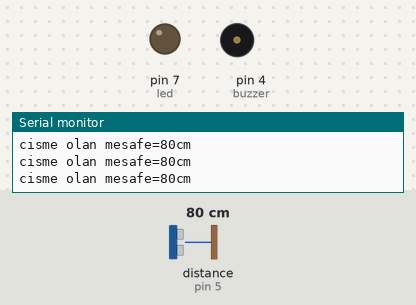
Simulated run of this sketch. Board: Arduino Uno, built with avr-gcc and run on an emulated ATmega328P. On the bench: output pins drawn as LEDs (lit = HIGH), buzzer (waves = sounding, pin HIGH), the last lines printed to the serial monitor. Wiring (inferred from the names in the program): ultrasonic range finder: trigger pin 6; echo pin 5. Dashed ring = blinking. The inputs (shaded band) are chosen by the test bench; at power-on: distance to the obstacle (sensor on pin 5) 80 cm. The echo pulse lasts 58.3 µs per cm; pins used as bus, display or sensor lines are not drawn.

Above: at 1.2 s.
1.3 s: distance to the obstacle (sensor on pin 5) set to 56 cm
4.3 s: distance to the obstacle (sensor on pin 5) set to 46 cm
At 4.8 s:
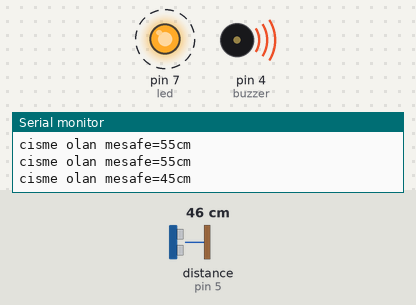
Timing chart, 0 to 13.3 s (numbered marks = the images above; inputs shaded):
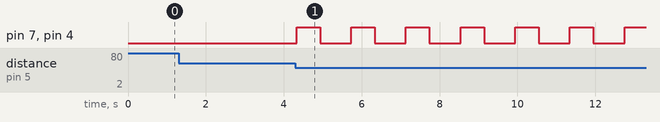

Measured:
- the behaviour switches between 52 and 51 cm on distance to the obstacle (sensor on pin 5) (found by bisection; images 0 and 1)
- after the input at 4.3 s, pin 7 (led), pin 4 (buzzer): alternates HIGH for 0.60 s and LOW for 0.80 s, starting at once

The sketch:

arac_geri_park_sensoru.ino
```cpp
int trig=6;
int echo=5;
int led=7;
int buzzer=4;
int sure;
int mesafe;// x(mesafe)= V(hız) x t(zaman)


void setup() {
pinMode(trig,OUTPUT);
pinMode(buzzer,OUTPUT);
pinMode(led,OUTPUT);
pinMode(echo,INPUT);
Serial.begin(9600);
}

void loop() {
digitalWrite(trig,HIGH);
delayMicroseconds(3);
digitalWrite(trig,LOW);
sure=pulseIn(echo,HIGH);
mesafe=(sure/2)/29.1;
Serial.print("cisme olan mesafe=");
Serial.print(mesafe);
Serial.println("cm");

if(mesafe<=50 && mesafe>=30){
  digitalWrite(led,HIGH);
  digitalWrite(buzzer,HIGH);
  delay(600);
  digitalWrite(led,LOW);
  digitalWrite(buzzer,LOW);
  delay(800);
}
if(mesafe<=29 && mesafe>=10){
  digitalWrite(led,HIGH);
  digitalWrite(buzzer,HIGH);
  delay(600);
  digitalWrite(led,LOW);
  digitalWrite(buzzer,LOW);
  delay(400);
}
if(mesafe<=9 && mesafe>=0){
  digitalWrite(led,HIGH);
  digitalWrite(buzzer,HIGH);

}
else{
  digitalWrite(led,LOW);
  digitalWrite(buzzer,LOW);
}

}
```
